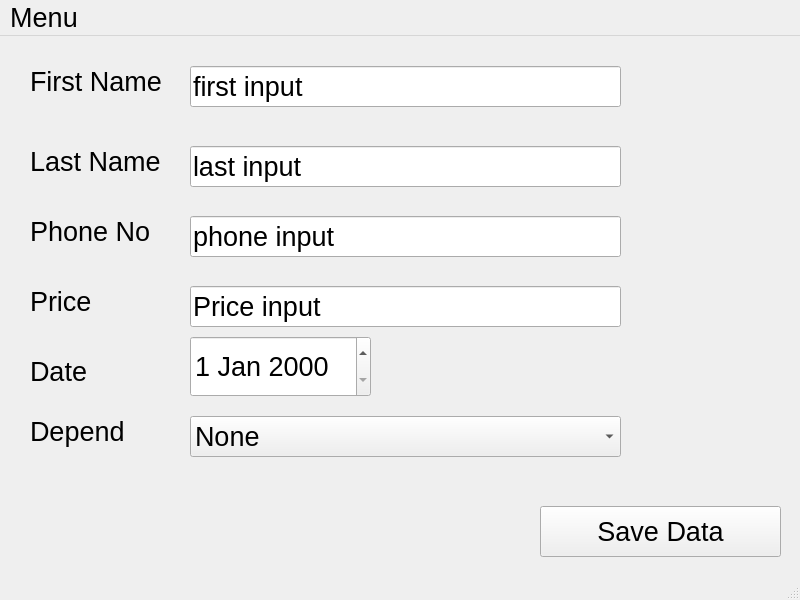
<?xml version="1.0" encoding="UTF-8"?>
<ui version="4.0">
 <class>add_win</class>
 <widget class="QMainWindow" name="add_win">
  <property name="geometry">
   <rect>
    <x>0</x>
    <y>0</y>
    <width>800</width>
    <height>600</height>
   </rect>
  </property>
  <property name="font">
   <font>
    <family>Arial</family>
    <pointsize>20</pointsize>
   </font>
  </property>
  <property name="windowTitle">
   <string>Add Customer</string>
  </property>
  <widget class="QWidget" name="centralwidget">
   <widget class="QLabel" name="label">
    <property name="geometry">
     <rect>
      <x>30</x>
      <y>10</y>
      <width>171</width>
      <height>71</height>
     </rect>
    </property>
    <property name="text">
     <string>First Name</string>
    </property>
   </widget>
   <widget class="QLabel" name="label_2">
    <property name="geometry">
     <rect>
      <x>30</x>
      <y>90</y>
      <width>171</width>
      <height>71</height>
     </rect>
    </property>
    <property name="text">
     <string>Last Name</string>
    </property>
   </widget>
   <widget class="QLabel" name="label_3">
    <property name="geometry">
     <rect>
      <x>30</x>
      <y>160</y>
      <width>171</width>
      <height>71</height>
     </rect>
    </property>
    <property name="text">
     <string>Phone No</string>
    </property>
   </widget>
   <widget class="QLabel" name="label_4">
    <property name="geometry">
     <rect>
      <x>30</x>
      <y>230</y>
      <width>171</width>
      <height>71</height>
     </rect>
    </property>
    <property name="text">
     <string>Price</string>
    </property>
   </widget>
   <widget class="QLineEdit" name="first_inp">
    <property name="geometry">
     <rect>
      <x>190</x>
      <y>30</y>
      <width>431</width>
      <height>41</height>
     </rect>
    </property>
    <property name="text">
     <string>first input</string>
    </property>
   </widget>
   <widget class="QLineEdit" name="last_inp">
    <property name="geometry">
     <rect>
      <x>190</x>
      <y>110</y>
      <width>431</width>
      <height>41</height>
     </rect>
    </property>
    <property name="text">
     <string>last input</string>
    </property>
   </widget>
   <widget class="QLineEdit" name="phone_inp">
    <property name="geometry">
     <rect>
      <x>190</x>
      <y>180</y>
      <width>431</width>
      <height>41</height>
     </rect>
    </property>
    <property name="text">
     <string>phone input</string>
    </property>
   </widget>
   <widget class="QLineEdit" name="price_inp">
    <property name="geometry">
     <rect>
      <x>190</x>
      <y>250</y>
      <width>431</width>
      <height>41</height>
     </rect>
    </property>
    <property name="text">
     <string>Price input</string>
    </property>
   </widget>
   <widget class="QLabel" name="label_5">
    <property name="geometry">
     <rect>
      <x>30</x>
      <y>360</y>
      <width>171</width>
      <height>71</height>
     </rect>
    </property>
    <property name="text">
     <string>Depend</string>
    </property>
   </widget>
   <widget class="QComboBox" name="depend_combo">
    <property name="geometry">
     <rect>
      <x>190</x>
      <y>380</y>
      <width>431</width>
      <height>41</height>
     </rect>
    </property>
    <item>
     <property name="text">
      <string>None</string>
     </property>
    </item>
    <item>
     <property name="text">
      <string>REcep turgut</string>
     </property>
    </item>
    <item>
     <property name="text">
      <string>ridvan turgut</string>
     </property>
    </item>
   </widget>
   <widget class="QPushButton" name="save_btn">
    <property name="geometry">
     <rect>
      <x>540</x>
      <y>470</y>
      <width>241</width>
      <height>51</height>
     </rect>
    </property>
    <property name="text">
     <string>Save Data</string>
    </property>
   </widget>
   <widget class="QDateEdit" name="date_inp">
    <property name="geometry">
     <rect>
      <x>190</x>
      <y>300</y>
      <width>181</width>
      <height>61</height>
     </rect>
    </property>
   </widget>
   <widget class="QLabel" name="label_6">
    <property name="geometry">
     <rect>
      <x>30</x>
      <y>300</y>
      <width>171</width>
      <height>71</height>
     </rect>
    </property>
    <property name="text">
     <string>Date</string>
    </property>
   </widget>
  </widget>
  <widget class="QMenuBar" name="menubar">
   <property name="geometry">
    <rect>
     <x>0</x>
     <y>0</y>
     <width>800</width>
     <height>38</height>
    </rect>
   </property>
   <widget class="QMenu" name="menuMenu">
    <property name="title">
     <string>Menu</string>
    </property>
   </widget>
   <addaction name="menuMenu"/>
  </widget>
  <widget class="QStatusBar" name="statusbar"/>
  <action name="actionLast_Action">
   <property name="text">
    <string>History</string>
   </property>
  </action>
 </widget>
 <resources/>
 <connections/>
</ui>
